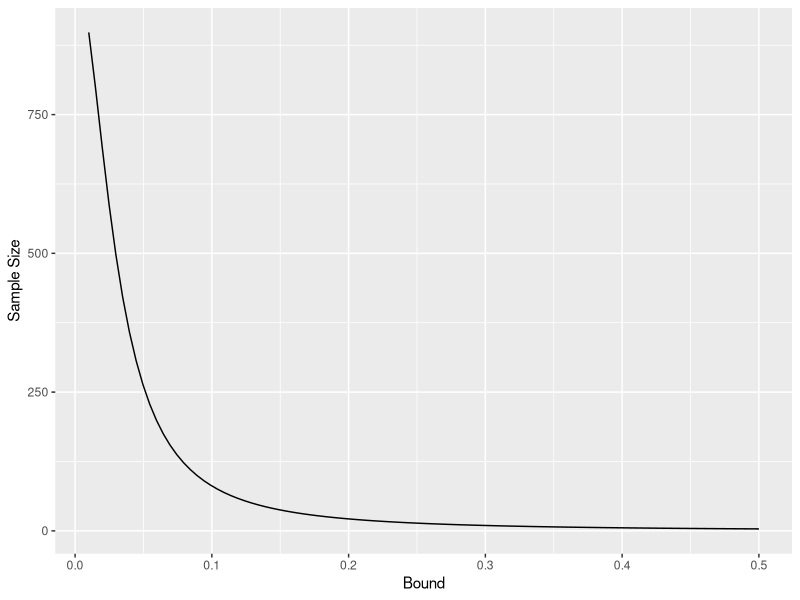

This figure's R source:
## ---- chunk 1
N <- 1000
(cavities <- c(0, 4, 2, 3, 2, 0, 3, 4, 1, 1))
n <- length(cavities)
mu <- mean(cavities)
se <- round(sqrt(var(cavities)/n*(N-n)/N), 3)
## ---- chunk 2
library(ggplot2)
library(dplyr)
Bound <- seq(0.01, 0.5, length.out = 100)
ss <- N*se^2/((N-1)*Bound^2/4 + se^2)
data.frame(Bound, ss) %>% 
  ggplot(aes(x=Bound, y=ss)) + geom_line() + labs(y = "Sample Size")
